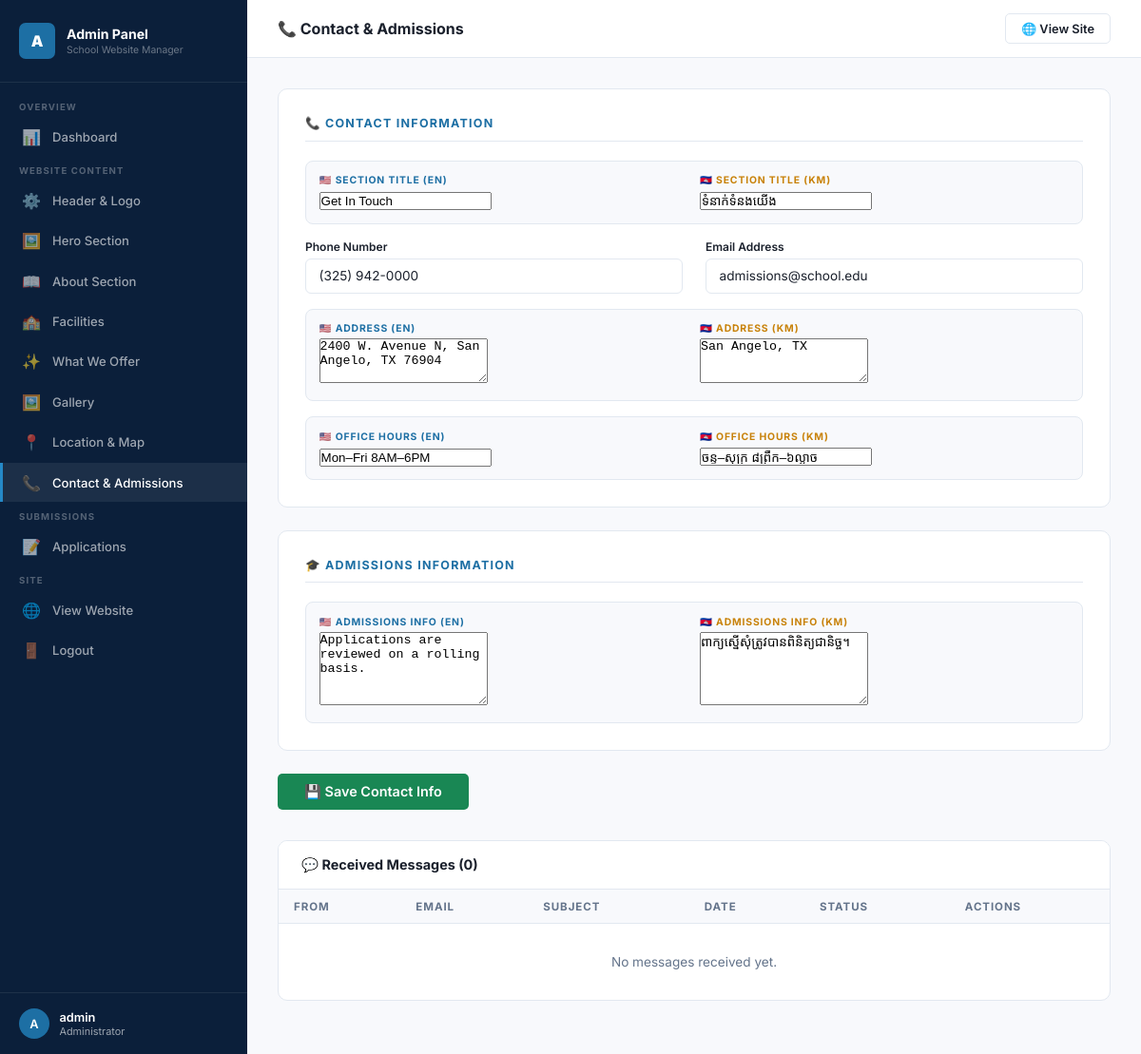
/admin-panel/contact/ (signed in), run on the app's committed database.
### core/models.py (models this page shows, shortened)
class ContactSection(models.Model):
    title_en = models.CharField(max_length=200, default="Get In Touch")
    title_km = models.CharField(max_length=200, default="ទំនាក់ទំនងយើង")
    phone = models.CharField(max_length=50, default="(325) 942-0000")
    email = models.EmailField(default="admissions@school.edu")
    address_en = models.TextField(default="2400 W. Avenue N, San Angelo, TX 76904")
    address_km = models.TextField(default="San Angelo, TX")
    hours_en = models.CharField(max_length=200, default="Mon–Fri 8AM–6PM")
    hours_km = models.CharField(max_length=200, default="ចន្ទ–សុក្រ ៨ព្រឹក–៦ល្ងាច")
    admission_info_en = models.TextField(default="Applications are reviewed on a rolling basis.")
    admission_info_km = models.TextField(default="ពាក្យស្នើសុំត្រូវបានពិនិត្យជានិច្ច។")
    updated_at = models.DateTimeField(auto_now=True)

### core/views.py (the view, shortened to what this page needs)
# urls.py: path('admin-panel/contact/', views.admin_contact, name='admin_contact'),
@login_required
def admin_contact(request):
    obj, _ = ContactSection.objects.get_or_create(pk=1)
    msgs = ContactMessage.objects.all()
    return render(request, 'admin_panel/contact.html', {'obj': obj, 'messages_list': msgs})

### core/templates/admin_panel/contact.html (shortened to what this page needs)
{% extends 'admin_panel/base.html' %}
{% block page_title %}📞 Contact & Admissions{% endblock %}
{% block content %}
<form method="post">
<div class="form-section">
  <div class="form-section-title">📞 Contact Information</div>
  <div class="lang-pair" style="margin-bottom:1rem">
    <div><div class="en-label">🇺🇸 Section Title (EN)</div><input type="text" name="title_en" value="{{ obj.title_en }}" placeholder="Get In Touch"></div>
    <div><div class="km-label">🇰🇭 Section Title (KM)</div><input type="text" name="title_km" value="{{ obj.title_km }}" placeholder="ទំនាក់ទំនង"></div>
  </div>
  <div class="form-grid">
    <div class="frow"><label>Phone Number</label><input type="text" name="phone" value="{{ obj.phone }}" placeholder="(000) 000-0000"></div>
    <div class="frow"><label>Email Address</label><input type="email" name="email" value="{{ obj.email }}" placeholder="school@email.com"></div>
  </div>
  <div class="lang-pair" style="margin-bottom:1rem;margin-top:1rem">
    <div><div class="en-label">🇺🇸 Address (EN)</div><textarea name="address_en" rows="3">{{ obj.address_en }}</textarea></div>
    <div><div class="km-label">🇰🇭 Address (KM)</div><textarea name="address_km" rows="3">{{ obj.address_km }}</textarea></div>
  </div>
  <div class="lang-pair">
    <div><div class="en-label">🇺🇸 Office Hours (EN)</div><input type="text" name="hours_en" value="{{ obj.hours_en }}" placeholder="Mon–Fri 8AM–6PM"></div>
    <div><div class="km-label">🇰🇭 Office Hours (KM)</div><input type="text" name="hours_km" value="{{ obj.hours_km }}" placeholder="ចន្ទ–សុក្រ..."></div>
  </div>
</div>
<div class="form-section">
  <div class="form-section-title">🎓 Admissions Information</div>
  <div class="lang-pair">
    <div><div class="en-label">🇺🇸 Admissions Info (EN)</div><textarea name="admission_info_en" rows="5">{{ obj.admission_info_en }}</textarea></div>
    <div><div class="km-label">🇰🇭 Admissions Info (KM)</div><textarea name="admission_info_km" rows="5">{{ obj.admission_info_km }}</textarea></div>
  </div>
</div>
<button type="submit" class="topbar-btn btn-green" style="font-size:.9rem;padding:.65rem 1.75rem;margin-bottom:2rem">💾 Save Contact Info</button>
</form>
<div class="card">
  <div class="card-header"><div class="card-title">💬 Received Messages ({{ messages_list.count }})</div></div>
  <div class="card-body" style="padding:0">
    <table class="data-table">
      <thead><tr><th>From</th><th>Email</th><th>Subject</th><th>Date</th><th>Status</th><th>Actions</th></tr></thead>
      <tbody>
        {% for msg in messages_list %}
        <tr style="{% if not msg.is_read %}background:#fffbeb{% endif %}">
          <td><strong>{{ msg.name }}</strong></td>
          <td>{{ msg.email }}</td>
          <td>{{ msg.subject|default:"—"|truncatechars:40 }}<br><span style="font-size:.72rem;color:var(--muted)">{{ msg.message|truncatechars:60 }}</span></td>
          <td>{{ msg.submitted_at|date:"M d, Y" }}</td>
          <td>{% if msg.is_read %}<span class="status-badge status-accepted">Read</span>{% else %}<span class="status-badge status-new">New</span>{% endif %}</td>
          <td><div class="actions">{% if not msg.is_read %}<a href="/admin-panel/messages/read/{{ msg.pk }}/" class="topbar-btn btn-blue" style="font-size:.68rem;padding:.28rem .65rem">✓ Read</a>{% endif %}<a href="/admin-panel/messages/delete/{{ msg.pk }}/" class="topbar-btn btn-red" style="font-size:.68rem;padding:.28rem .65rem" onclick="return confirm('Delete?')">🗑️</a></div></td>
        </tr>
        {% empty %}<tr><td colspan="6" style="text-align:center;padding:2rem;color:var(--muted)">No messages received yet.</td></tr>{% endfor %}
      </tbody>
    </table>
  </div>
</div>
{% endblock %}

### core/templates/admin_panel/base.html (shortened to what this page needs)
<!DOCTYPE html>
<html lang="en">
<head>
</head>
<body>
<aside class="sidebar">
  <div class="sb-logo">
    <div class="sb-logo-inner">
      <div class="sb-logo-mark">A</div>
      <div>
        <div class="sb-logo-text">Admin Panel</div>
        <span class="sb-logo-sub">School Website Manager</span>
      </div>
    </div>
  </div>
  <nav class="sb-nav">
    <div class="sb-section">Overview</div>
    <a href="/admin-panel/" class="sb-link {% if request.resolver_match.url_name == 'admin_dashboard' %}active{% endif %}"><span class="icon">📊</span>Dashboard</a>
    <div class="sb-section">Website Content</div>
    <a href="/admin-panel/site-settings/" class="sb-link {% if request.resolver_match.url_name == 'admin_site_settings' %}active{% endif %}"><span class="icon">⚙️</span>Header & Logo</a>
    <a href="/admin-panel/hero/" class="sb-link {% if request.resolver_match.url_name == 'admin_hero' %}active{% endif %}"><span class="icon">🖼️</span>Hero Section</a>
    <a href="/admin-panel/about/" class="sb-link {% if request.resolver_match.url_name == 'admin_about' %}active{% endif %}"><span class="icon">📖</span>About Section</a>
    <a href="/admin-panel/facilities/" class="sb-link {% if request.resolver_match.url_name == 'admin_facilities' %}active{% endif %}"><span class="icon">🏫</span>Facilities</a>
    <a href="/admin-panel/offers/" class="sb-link {% if request.resolver_match.url_name == 'admin_offers' %}active{% endif %}"><span class="icon">✨</span>What We Offer</a>
    <a href="/admin-panel/gallery/" class="sb-link {% if request.resolver_match.url_name == 'admin_gallery' %}active{% endif %}"><span class="icon">🖼️</span>Gallery</a>
    <a href="/admin-panel/location/" class="sb-link {% if request.resolver_match.url_name == 'admin_location' %}active{% endif %}"><span class="icon">📍</span>Location & Map</a>
    <a href="/admin-panel/contact/" class="sb-link {% if request.resolver_match.url_name == 'admin_contact' %}active{% endif %}"><span class="icon">📞</span>Contact & Admissions</a>
    <div class="sb-section">Submissions</div>
    <a href="/admin-panel/applications/" class="sb-link {% if 'application' in request.resolver_match.url_name %}active{% endif %}"><span class="icon">📝</span>Applications</a>
    <div class="sb-section">Site</div>
    <a href="/" target="_blank" class="sb-link"><span class="icon">🌐</span>View Website</a>
    <a href="/admin-panel/logout/" class="sb-link"><span class="icon">🚪</span>Logout</a>
  </nav>
  <div class="sb-footer">
    <div class="sb-user">
      <div class="sb-avatar">{{ request.user.username|first|upper }}</div>
      <div><div style="color:#fff;font-size:.8rem;font-weight:600">{{ request.user.username }}</div><div style="font-size:.68rem">Administrator</div></div>
    </div>
  </div>
</aside>
<main class="main">
  <div class="topbar">
    <div class="topbar-title">{% block page_title %}Dashboard{% endblock %}</div>
    <div class="topbar-right">
      <a href="/" target="_blank" class="topbar-btn btn-outline">🌐 View Site</a>
    </div>
  </div>
  <div class="content">
    {% block content %}{% endblock %}
  </div>
</main>
</body>
</html>

### data on the page
ContactSection: title_en "Get In Touch", title_km "ទំនាក់ទំនងយើង", phone "(325) 942-0000", email "admissions@school.edu", address_en "2400 W. Avenue N, San Angelo, TX 76904", address_km "San Angelo, TX", hours_en "Mon–Fri 8AM–6PM", hours_km "ចន្ទ–សុក្រ ៨ព្រឹក–៦ល្ងាច", admission_info_en "Applications are reviewed on a rolling basis.", admission_info_km "ពាក្យស្នើសុំត្រូវបានពិនិត្យជានិច្ច។"

### other printed values
{{ request.user.username|first|upper }} "A"
{{ request.user.username }} "admin"
{{ messages_list.count }} "0"
